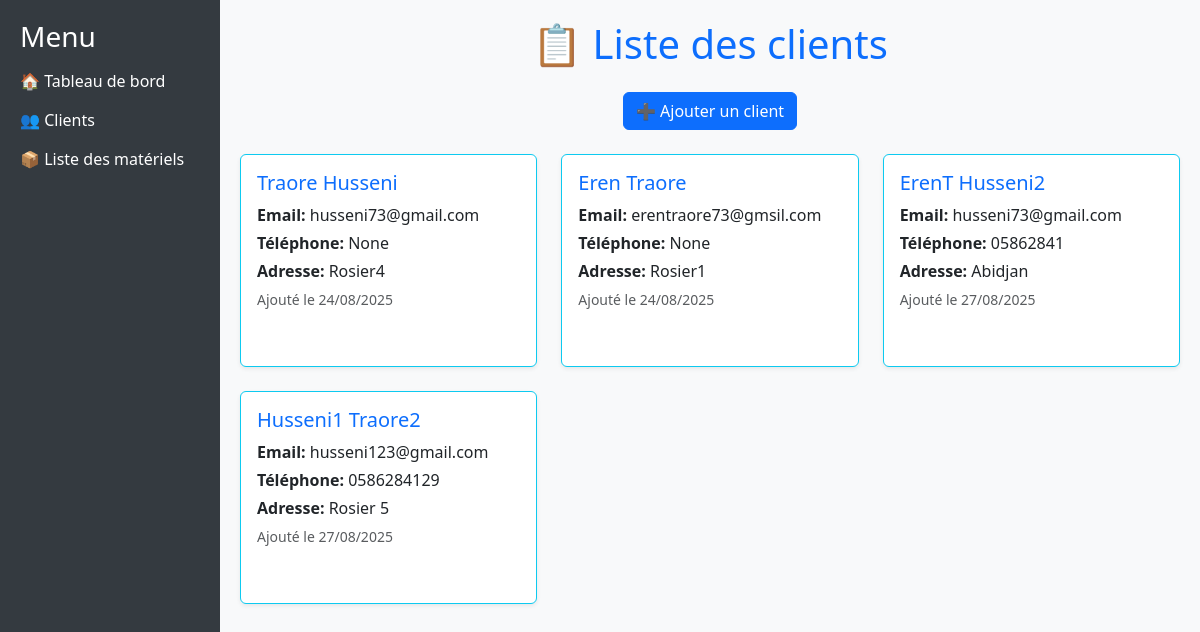
The page /clients/ on the database as committed earlier.
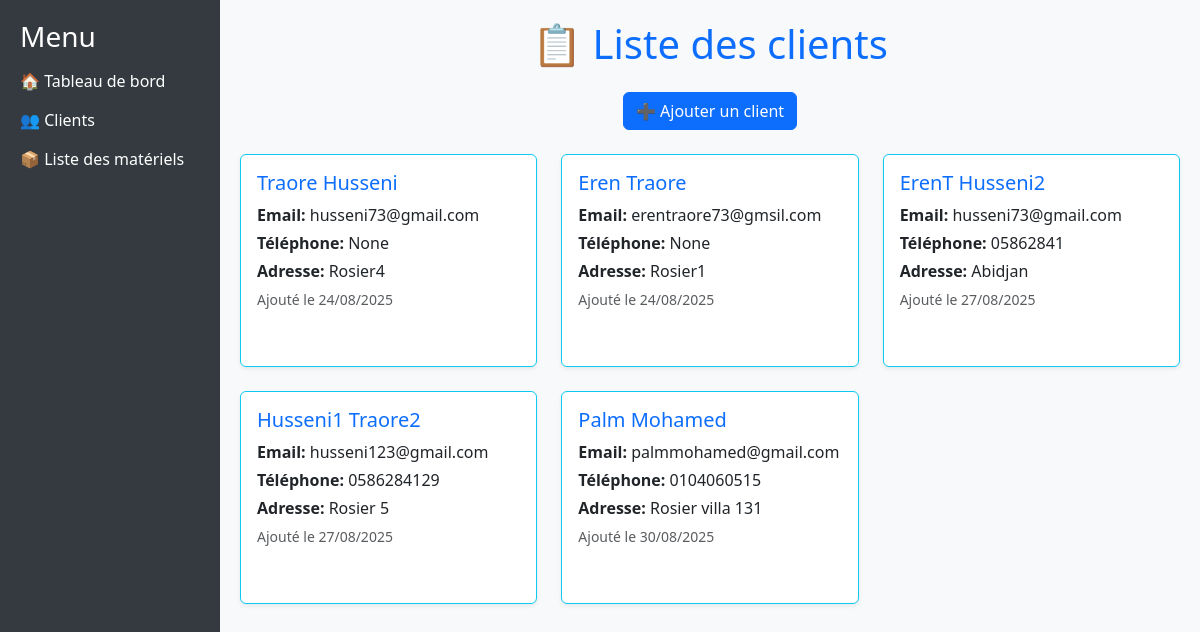
The same page on the database as committed later.
### devis_app/models.py (models this page shows, shortened)
class Client(models.Model):
    nom = models.CharField(max_length=100)
    prenom = models.CharField(max_length=100)
    email = models.EmailField()
    telephone = models.CharField(max_length=20, blank=True, null=True)
    adresse = models.CharField(max_length=255, blank=True, null=True)
    date_creation = models.DateTimeField(auto_now_add=True)
    slug = models.SlugField(unique=True, blank=True)

### devis_app/views.py (the view)
# urls.py: path("clients/", views.liste_clients, name="liste_clients"),
def liste_clients(request):
    clients = Client.objects.all()
    return render(request, 'clients.html', {'clients': clients})

### devis_app/templates/clients.html (shortened to what this page needs)
{% extends "base.html" %}
{% block content %}
<h1 class="mb-4 text-center text-primary">📋 Liste des clients</h1>
<div class="mb-4 d-flex justify-content-center gap-2">
    <button class="btn btn-primary" type="button" data-bs-toggle="collapse" data-bs-target="#ajouterClientForm" aria-expanded="false" aria-controls="ajouterClientForm">
        ➕ Ajouter un client
    </button>
</div>
<div class="row row-cols-1 row-cols-md-2 row-cols-lg-3 g-4">
    {% for client in clients %}
    <div class="col">
        <div class="card shadow-sm h-100 border-info">
            <div class="card-body">
                <h5 class="card-title">
                    <a href="{% url 'devis_par_client' slug=client.slug %}" class="text-decoration-none text-primary">
                        {{ client.nom }} {{ client.prenom }}
                    </a>
                </h5>
                <p class="card-text mb-1"><strong>Email:</strong> {{ client.email }}</p>
                <p class="card-text mb-1"><strong>Téléphone:</strong> {{ client.telephone }}</p>
                <p class="card-text mb-1"><strong>Adresse:</strong> {{ client.adresse }}</p>
                <p class="text-muted mb-2"><small>Ajouté le {{ client.date_creation|date:"d/m/Y" }}</small></p>
            </div>
        </div>
    </div>
    {% empty %}
    <div class="col-12 text-center">
        <p class="text-muted">Aucun client trouvé.</p>
    </div>
    {% endfor %}
</div>
{% endblock %}

Rows that differ between the two databases and show on the page:
added Client: nom "Palm", prenom "Mohamed", email "palmmohamed@gmail.com", telephone "0104060515", adresse "Rosier villa 131", date_creation "30/08/2025"
